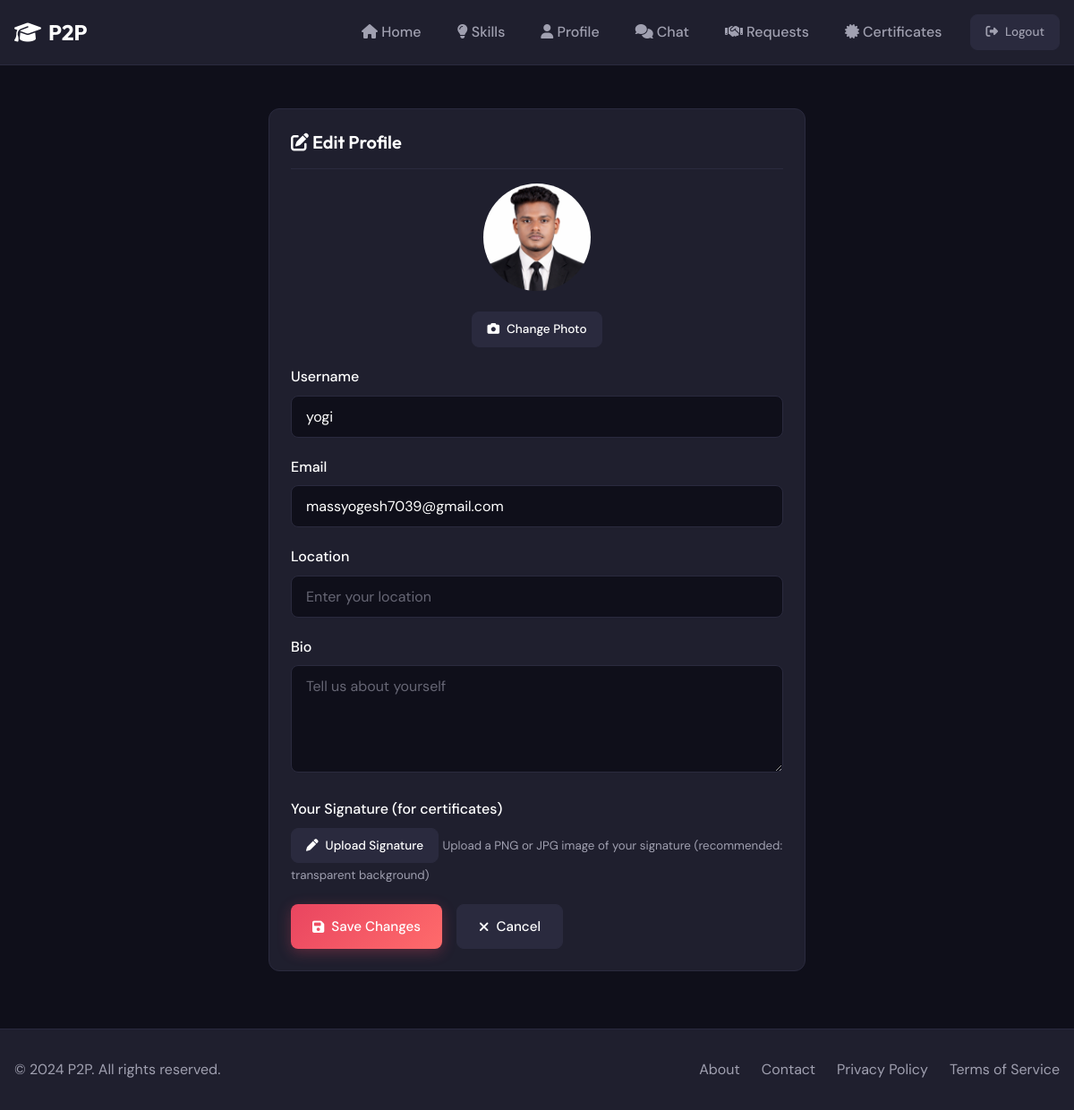
The page /profile/edit (signed in) on the database its author committed.
### models.py (models this page shows, shortened)
class User(UserMixin, db.Model):
    __tablename__ = 'users'
    id = db.Column(db.Integer, primary_key=True)
    username = db.Column(db.String(80), unique=True, nullable=False, index=True)
    email = db.Column(db.String(120), unique=True, nullable=False, index=True)
    password_hash = db.Column(db.String(256), nullable=False)
    bio = db.Column(db.Text, default='')
    location = db.Column(db.String(120), default='')
    profile_picture = db.Column(db.String(255), default='default.png')
    signature_image = db.Column(db.String(255), nullable=True)  # Instructor signature image
    rating = db.Column(db.Float, default=0.0)
    is_admin = db.Column(db.Boolean, default=False)
    is_banned = db.Column(db.Boolean, default=False)
    created_at = db.Column(db.DateTime, default=datetime.utcnow)
    skills_offered = db.relationship('Skill', foreign_keys='Skill.user_id', backref='owner', lazy='dynamic')
    exchange_sent = db.relationship('ExchangeRequest', foreign_keys='ExchangeRequest.sender_id', backref='sender', lazy='dynamic')
    exchange_received = db.relationship('ExchangeRequest', foreign_keys='ExchangeRequest.receiver_id', backref='receiver', lazy='dynamic')
    messages_sent = db.relationship('Message', foreign_keys='Message.sender_id', backref='sender', lazy='dynamic')
    messages_received = db.relationship('Message', foreign_keys='Message.receiver_id', backref='receiver', lazy='dynamic')
    bookmarks = db.relationship('Bookmark', backref='user', lazy='dynamic', cascade='all, delete-orphan')
    reviews_given = db.relationship('Review', foreign_keys='Review.reviewer_id', backref='reviewer', lazy='dynamic')
    reviews_received = db.relationship('Review', foreign_keys='Review.reviewed_id', backref='reviewed', lazy='dynamic')
    reports_made = db.relationship('Report', foreign_keys='Report.reporter_id', backref='reporter', lazy='dynamic')
    reports_received = db.relationship('Report', foreign_keys='Report.reported_id', backref='reported', lazy='dynamic')

### routes/main.py (the view, shortened to what this page needs)
@main_bp.route('/profile/edit', methods=['GET', 'POST'])
@login_required
def edit_profile():
    form = ProfileForm()
    if request.method == 'GET':
        form.username.data = current_user.username
        form.email.data = current_user.email
        form.bio.data = current_user.bio
        form.location.data = current_user.location
    return render_template('profile/edit_profile.html', form=form)

### forms.py
class ProfileForm(FlaskForm):
    username = StringField('Username', validators=[
        DataRequired(message='Username is required'),
        Length(min=3, max=80, message='Username must be between 3 and 80 characters')
    ])
    email = StringField('Email', validators=[
        DataRequired(message='Email is required'),
        Email(message='Please enter a valid email address'),
        Length(max=120, message='Email must be less than 120 characters')
    ])
    bio = TextAreaField('Bio', validators=[
        Optional(),
        Length(max=500, message='Bio must be less than 500 characters')
    ])
    location = StringField('Location', validators=[
        Optional(),
        Length(max=120, message='Location must be less than 120 characters')
    ])
    profile_picture = FileField('Profile Picture', validators=[Optional()])
    signature = FileField('Signature (for certificates)', validators=[Optional()])

### templates/profile/edit_profile.html (shortened to what this page needs)
{% extends "base.html" %}
{% block content %}
<div class="container">
    <div style="max-width: 600px; margin: 3rem auto;">
        <div class="card">
            <div class="card-header">
                <h2 class="card-title"><i class="fas fa-edit"></i> Edit Profile</h2>
            </div>
            <div class="card-body">
                <form method="POST" action="{{ url_for('main.edit_profile') }}" enctype="multipart/form-data">
                    <div class="form-group text-center">
                        <img src="{{ url_for('static', filename='uploads/' + current_user.profile_picture) }}" alt="{{ current_user.username }}" id="image-preview" style="width: 120px; height: 120px; border-radius: 50%; object-fit: cover; margin-bottom: 1rem;" onerror="this.src='https://via.placeholder.com/120'">
                        <br>
                        <label for="profile_picture" class="btn btn-secondary btn-sm">
                            <i class="fas fa-camera"></i> Change Photo
                        </label>
                    </div>
                    <div class="form-group">
                        {{ form.username.label(class="form-label") }}
                        {{ form.username(class="form-control", placeholder="Enter your username") }}
                    </div>
                    <div class="form-group">
                        {{ form.email.label(class="form-label") }}
                        {{ form.email(class="form-control", placeholder="Enter your email") }}
                    </div>
                    <div class="form-group">
                        {{ form.location.label(class="form-label") }}
                        {{ form.location(class="form-control", placeholder="Enter your location") }}
                    </div>
                    <div class="form-group">
                        {{ form.bio.label(class="form-label") }}
                        {{ form.bio(class="form-control", placeholder="Tell us about yourself", rows="4") }}
                    </div>
                    <div class="form-group">
                        <label class="form-label">Your Signature (for certificates)</label>
                        <label for="signature" class="btn btn-secondary btn-sm">
                            <i class="fas fa-pen"></i> {% if current_user.signature_image %}Change Signature{% else %}Upload Signature{% endif %}
                        </label>
                        <small class="d-block text-muted mt-1">Upload a PNG or JPG image of your signature (recommended: transparent background)</small>
                    </div>
                    <div class="d-flex gap-2">
                        <button type="submit" class="btn btn-primary">
                            <i class="fas fa-save"></i> Save Changes
                        </button>
                        <a href="{{ url_for('main.profile') }}" class="btn btn-secondary">
                            <i class="fas fa-times"></i> Cancel
                        </a>
                    </div>
                </form>
            </div>
        </div>
    </div>
</div>
{% endblock %}

### static/css/style.css (style rules this page uses)
:root { --primary: #1a1a2e; --secondary: #16213e; --accent: #e94560; --accent-light: #ff6b6b; --success: #00d9a5; --warning: #ffc107; --danger: #dc3545; --bg: #0f0f1a; --surface: #1f1f2e; --surface-light: #2a2a3e; --text: #ffffff; --text-secondary: #a0a0b0; --border: #2a2a3e; --gradient: linear-gradient(135deg, #e94560, #ff6b6b); --shadow: 0 4px 20px rgba(0, 0, 0, 0.3); --radius: 12px; --radius-sm: 8px; }
* { margin: 0; padding: 0; box-sizing: border-box; }
body { font-family: 'DM Sans', sans-serif; background-color: var(--bg); color: var(--text); line-height: 1.6; min-height: 100vh; }
h1, h2, h3, h4, h5, h6 { font-family: 'Outfit', sans-serif; font-weight: 600; line-height: 1.3; }
a { color: var(--accent); text-decoration: none; transition: color 0.3s ease; }
.container { max-width: 1200px; margin: 0 auto; padding: 0 1rem; }
.btn { display: inline-flex; align-items: center; justify-content: center; gap: 0.5rem; padding: 0.75rem 1.5rem; border: none; border-radius: var(--radius-sm); font-family: 'DM Sans', sans-serif; font-weight: 500; font-size: 0.95rem; cursor: pointer; transition: all 0.3s ease; text-decoration: none; }
.btn-primary { background: var(--gradient); color: var(--text); box-shadow: 0 4px 15px rgba(233, 69, 96, 0.3); }
.btn-secondary { background: var(--surface-light); color: var(--text); border: 1px solid var(--border); }
.btn-sm { padding: 0.5rem 1rem; font-size: 0.85rem; }
.card { background: var(--surface); border: 1px solid var(--border); border-radius: var(--radius); padding: 1.5rem; transition: all 0.3s ease; }
.card-header { display: flex; justify-content: space-between; align-items: center; margin-bottom: 1rem; padding-bottom: 1rem; border-bottom: 1px solid var(--border); }
.card-title { font-size: 1.25rem; font-weight: 600; }
.card-body { color: var(--text-secondary); }
.form-group { margin-bottom: 1.25rem; }
.form-label { display: block; margin-bottom: 0.5rem; font-weight: 500; color: var(--text); }
.form-control { width: 100%; padding: 0.75rem 1rem; background: var(--bg); border: 1px solid var(--border); border-radius: var(--radius-sm); color: var(--text); font-family: 'DM Sans', sans-serif; font-size: 1rem; transition: all 0.3s ease; }
.form-control::placeholder { color: var(--text-secondary); opacity: 0.6; }
textarea.form-control { min-height: 120px; resize: vertical; }
.text-center { text-align: center; }
.text-muted { color: var(--text-secondary); }
.mt-1 { margin-top: 0.5rem; }
.d-flex { display: flex; }
.gap-2 { gap: 1rem; }

### rows shown on the page
User: profile_picture (picture), username "yogi", email "massyogesh7039@gmail.com"
